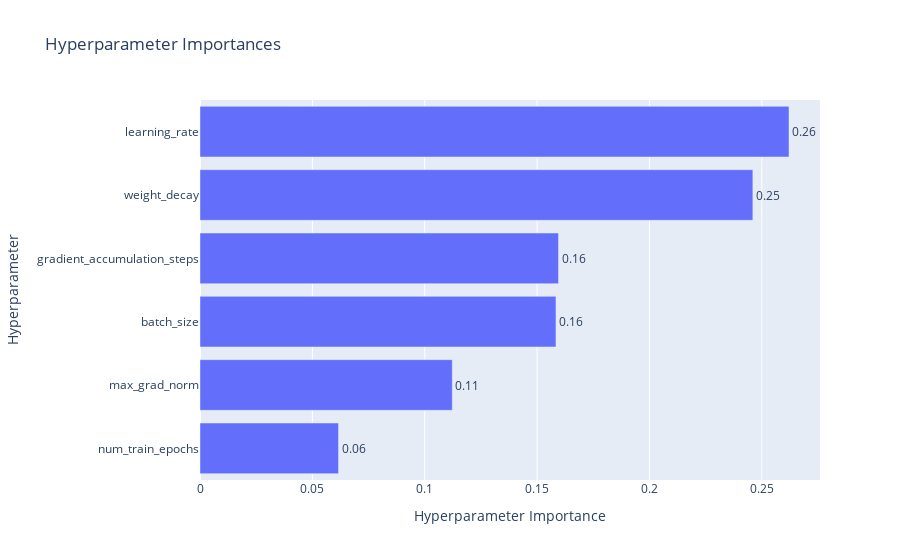
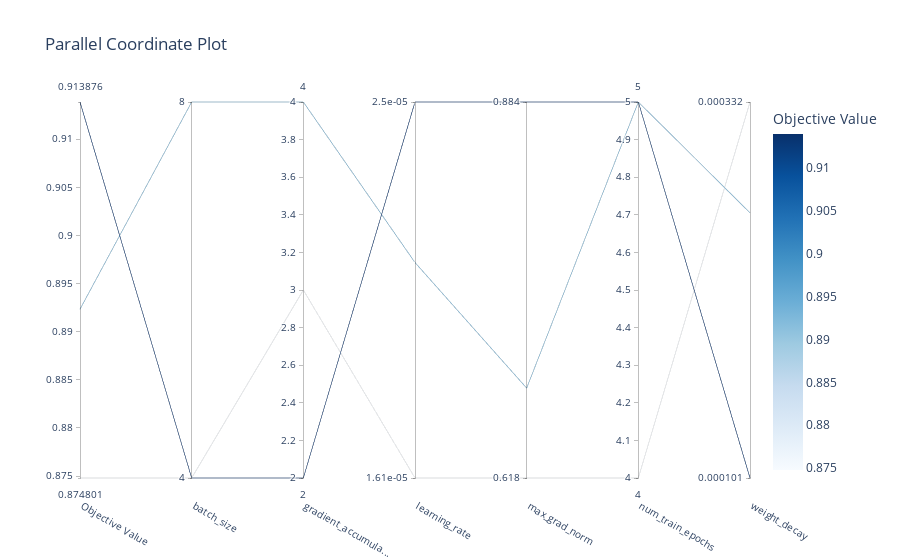

Write notebook code for charts like these, in order.
### Code cell
# visualize hyperparameter importance

import optuna.visualization as vis

def opt_visualize(study):
    vis.plot_param_importances(study).show()
    vis.plot_parallel_coordinate(study).show()

opt_visualize(study)

### Figure 1 — Plotly figure (JSON) as saved in the notebook; plotly's stock layout.template omitted (floating-point values rounded to 4 significant figures)
{"data": [{"cliponaxis": false, "hovertemplate": ["num_train_epochs (IntDistribution): 0.06165180727147705<extra></extra>", "max_grad_norm (FloatDistribution): 0.1122624354931347<extra></extra>", "batch_size (CategoricalDistribution): 0.15840823482104774<extra></extra>", "gradient_accumulation_steps (IntDistribution): 0.15954870439663532<extra></extra>", "weight_decay (FloatDistribution): 0.24602242050452564<extra></extra>", "learning_rate (FloatDistribution): 0.2621063975131795<extra></extra>"], "name": "Objective Value", "orientation": "h", "text": ["0.06", "0.11", "0.16", "0.16", "0.25", "0.26"], "textposition": "outside", "type": "bar", "x": [0.06165, 0.1123, 0.1584, 0.1595, 0.246, 0.2621], "y": ["num_train_epochs", "max_grad_norm", "batch_size", "gradient_accumulation_steps", "weight_decay", "learning_rate"]}], "layout": {"title": {"text": "Hyperparameter Importances"}, "xaxis": {"title": {"text": "Hyperparameter Importance"}}, "yaxis": {"title": {"text": "Hyperparameter"}}}}

### Figure 2 — Plotly figure (JSON) as saved in the notebook; plotly's stock layout.template omitted (floating-point values rounded to 4 significant figures)
{"data": [{"dimensions": [{"label": "Objective Value", "range": [0.8748, 0.9139], "values": [0.8748, 0.9139, 0.8923]}, {"label": "batch_size", "range": [0, 1], "ticktext": ["4", "8"], "tickvals": [0, 1], "values": [0, 0, 1]}, {"label": "gradient_accumula...", "range": [2, 4], "values": [3, 2, 4]}, {"label": "learning_rate", "range": [-4.794, -4.602], "ticktext": ["1.61e-05", "2.5e-05"], "tickvals": [-4.794, -4.602], "values": [-4.794, -4.602, -4.684]}, {"label": "max_grad_norm", "range": [-0.2089, -0.05367], "ticktext": ["0.618", "0.884"], "tickvals": [-0.2089, -0.05367], "values": [-0.2089, -0.05367, -0.1718]}, {"label": "num_train_epochs", "range": [4, 5], "values": [4, 5, 5]}, {"label": "weight_decay", "range": [-3.994, -3.479], "ticktext": ["0.000101", "0.000332"], "tickvals": [-3.994, -3.479], "values": [-3.479, -3.994, -3.631]}], "labelangle": 30, "labelside": "bottom", "line": {"color": [0.8748, 0.9139, 0.8923], "colorbar": {"title": {"text": "Objective Value"}}, "colorscale": [[0, "rgb(247,251,255)"], [0.125, "rgb(222,235,247)"], [0.25, "rgb(198,219,239)"], [0.375, "rgb(158,202,225)"], [0.5, "rgb(107,174,214)"], [0.625, "rgb(66,146,198)"], [0.75, "rgb(33,113,181)"], [0.875, "rgb(8,81,156)"], [1, "rgb(8,48,107)"]], "reversescale": false, "showscale": true}, "type": "parcoords"}], "layout": {"title": {"text": "Parallel Coordinate Plot"}}}
